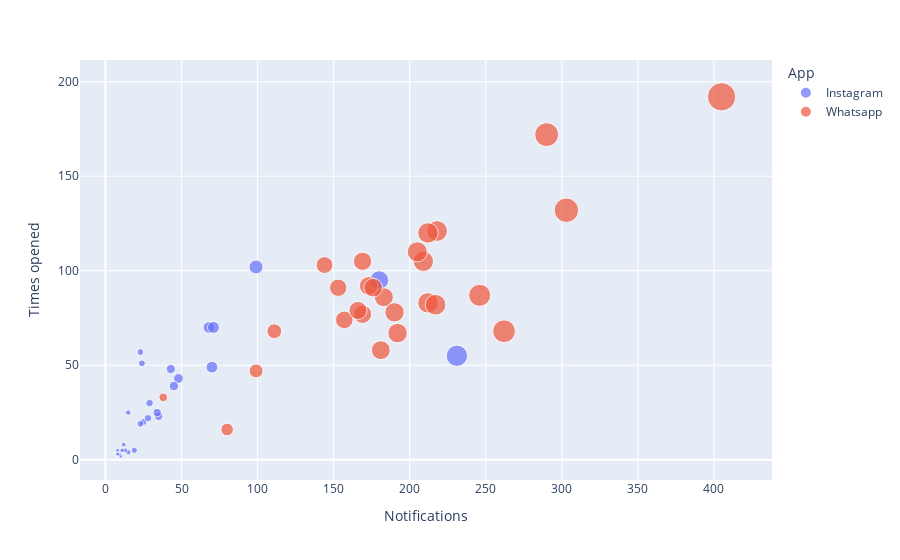

Here is the notebook cell this chart was saved with:
### Code cell
fig = px.scatter(data_frame=df,x='Notifications',y='Times opened',color='App',size='Notifications')
fig.show()

### Figure 1 — Plotly figure (JSON) as saved in the notebook; plotly's stock layout.template omitted (floating-point values rounded to 4 significant figures)
{"data": [{"hovertemplate": "App=Instagram<br>Notifications=%{marker.size}<br>Times opened=%{y}<extra></extra>", "legendgroup": "Instagram", "marker": {"color": "#636efa", "size": [70, 43, 231, 35, 19, 25, 23, 28, 15, 29, 24, 34, 23, 48, 68, 71, 180, 99, 45, 10, 15, 13, 9, 8, 8, 11, 12], "sizemode": "area", "sizeref": 1.012, "symbol": "circle"}, "mode": "markers", "name": "Instagram", "orientation": "v", "showlegend": true, "type": "scatter", "x": [70, 43, 231, 35, 19, 25, 23, 28, 15, 29, 24, 34, 23, 48, 68, 71, 180, 99, 45, 10, 15, 13, 9, 8, 8, 11, 12], "xaxis": "x", "y": [49, 48, 55, 23, 5, 20, 57, 22, 25, 30, 51, 25, 19, 43, 70, 70, 95, 102, 39, 2, 4, 5, 3, 5, 3, 5, 8], "yaxis": "y"}, {"hovertemplate": "App=Whatsapp<br>Notifications=%{marker.size}<br>Times opened=%{y}<extra></extra>", "legendgroup": "Whatsapp", "marker": {"color": "#EF553B", "size": [209, 111, 183, 157, 246, 169, 99, 144, 80, 38, 218, 205, 212, 217, 405, 166, 173, 290, 153, 192, 181, 176, 212, 303, 169, 190, 262], "sizemode": "area", "sizeref": 1.012, "symbol": "circle"}, "mode": "markers", "name": "Whatsapp", "orientation": "v", "showlegend": true, "type": "scatter", "x": [209, 111, 183, 157, 246, 169, 99, 144, 80, 38, 218, 205, 212, 217, 405, 166, 173, 290, 153, 192, 181, 176, 212, 303, 169, 190, 262], "xaxis": "x", "y": [105, 68, 86, 74, 87, 77, 47, 103, 16, 33, 121, 110, 83, 82, 192, 79, 92, 172, 91, 67, 58, 91, 120, 132, 105, 78, 68], "yaxis": "y"}], "layout": {"legend": {"itemsizing": "constant", "title": {"text": "App"}, "tracegroupgap": 0}, "margin": {"t": 60}, "xaxis": {"anchor": "y", "domain": [0, 1], "title": {"text": "Notifications"}}, "yaxis": {"anchor": "x", "domain": [0, 1], "title": {"text": "Times opened"}}}}
